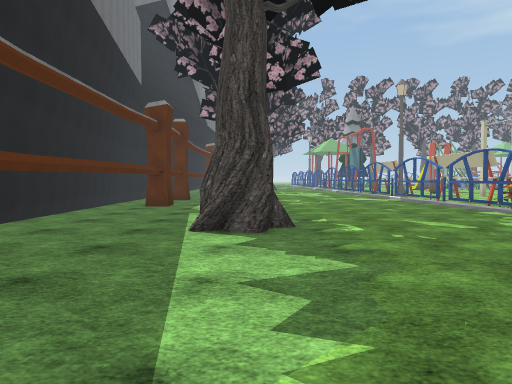
View 1 (above)

24 first-person views from a walk through a Unity game level. The camera is 1.4 m above the floor, tilts 2° down and sees 70° across. The floor is counted in squares, 2 m on a side. Each view is taken from the middle of a square. On the plan, view 1 faces up. The plan holds only what a view shows up to about 11 squares ahead; the rest is blank. The place goes on beyond the plan. The player character is not drawn. Some animated figures are not drawn. Some surface patterns are stand-ins.

View 2
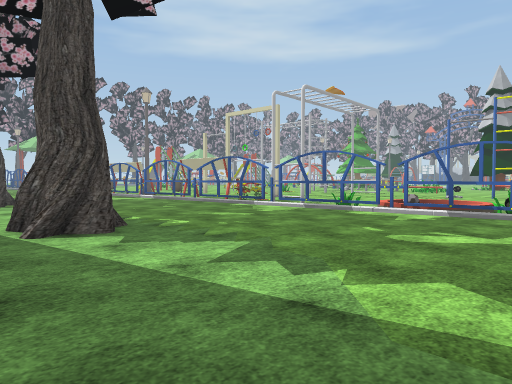

View 3
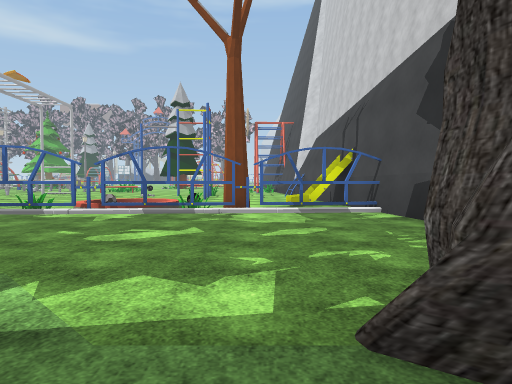

View 4
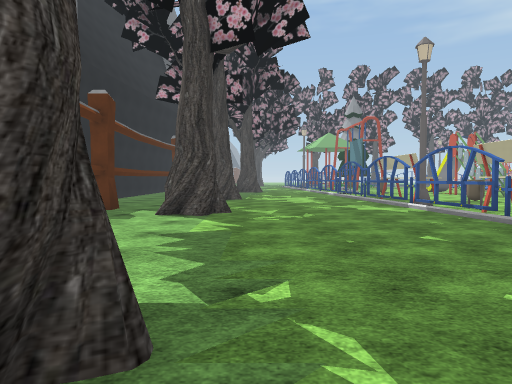

View 5
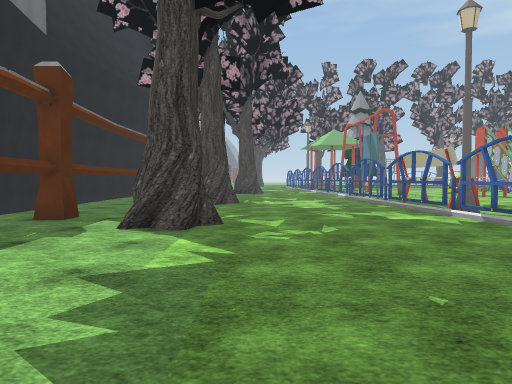

View 6
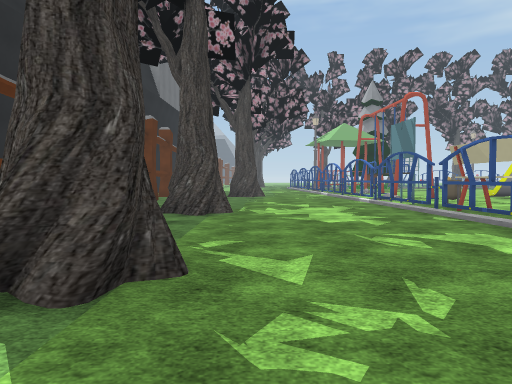

View 7
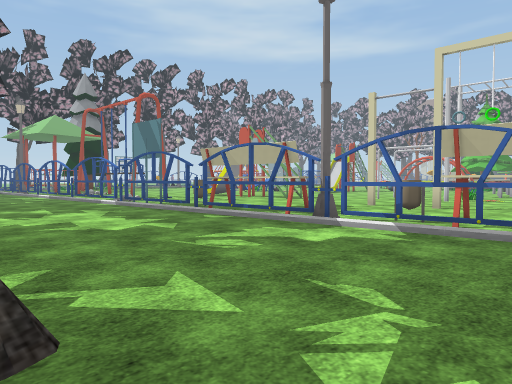

View 8
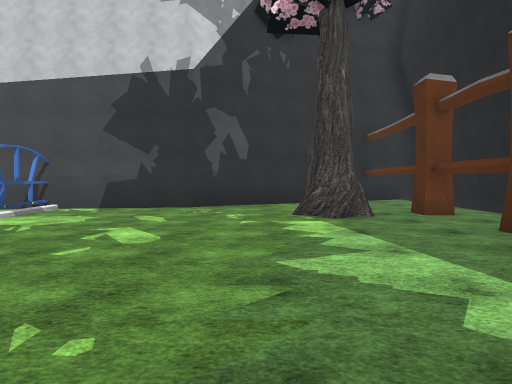

View 9
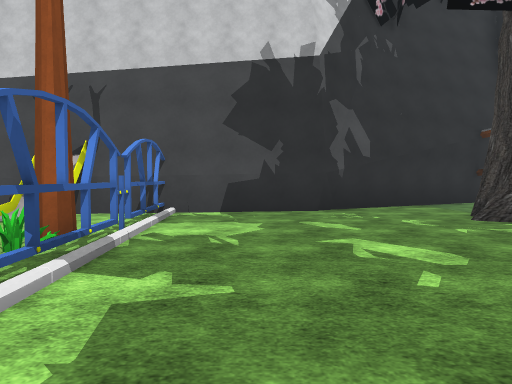

View 10
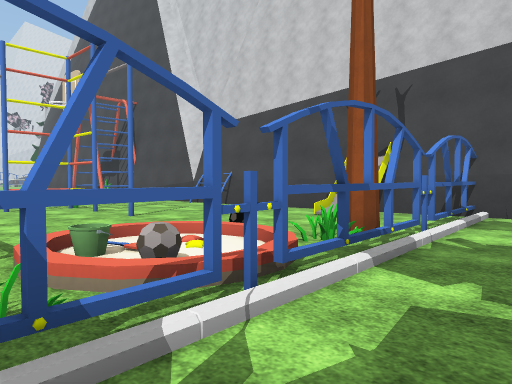

View 11
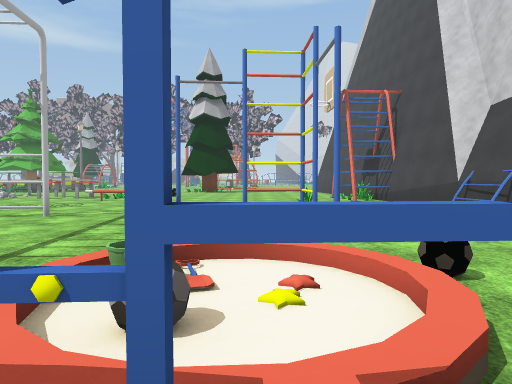

View 12
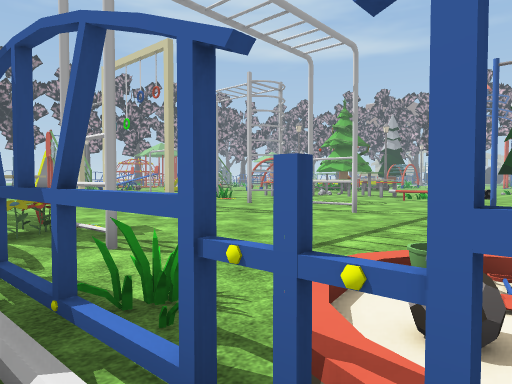

View 13
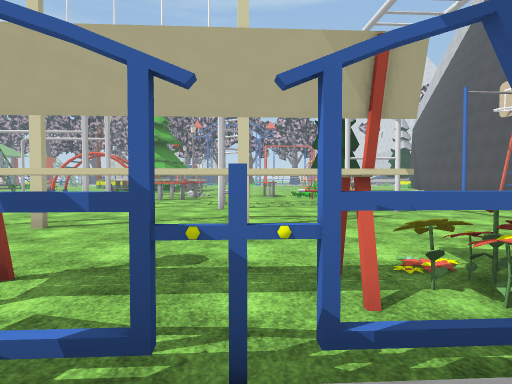

View 14
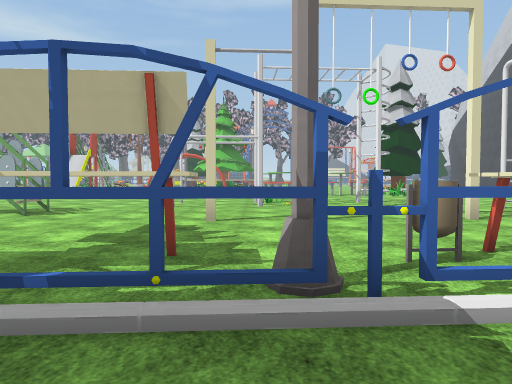

View 15
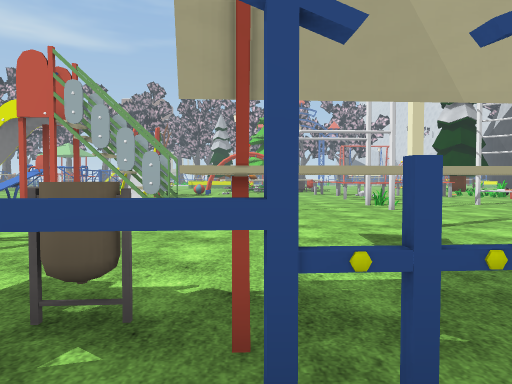

View 16
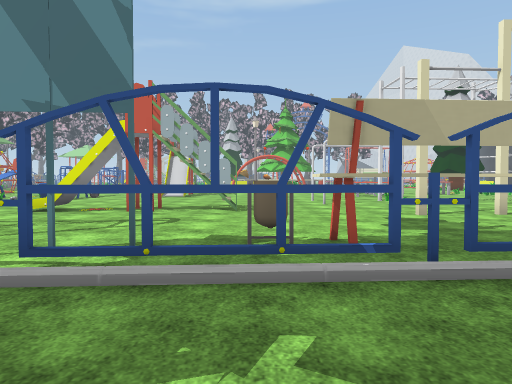

View 17
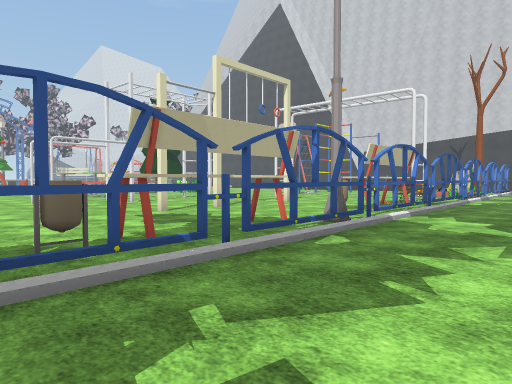

View 18
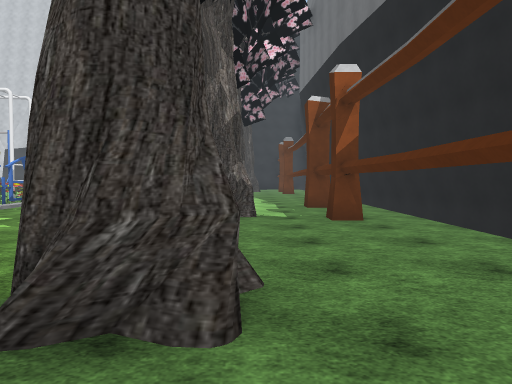

View 19
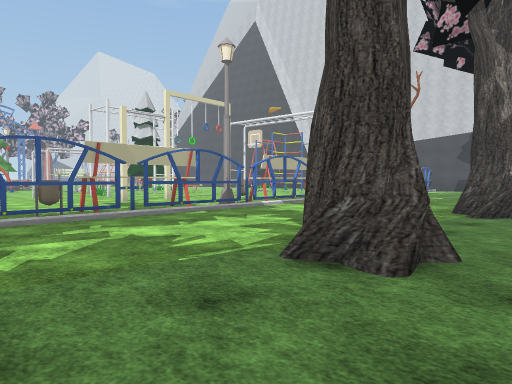

View 20
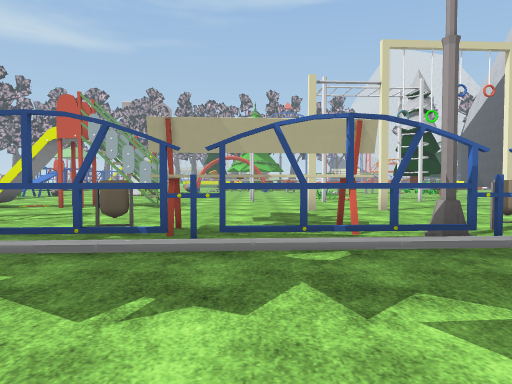

View 21
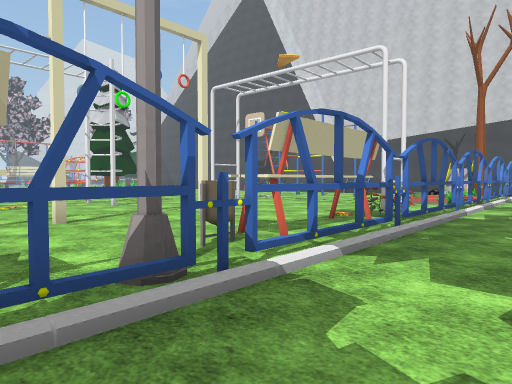

View 22
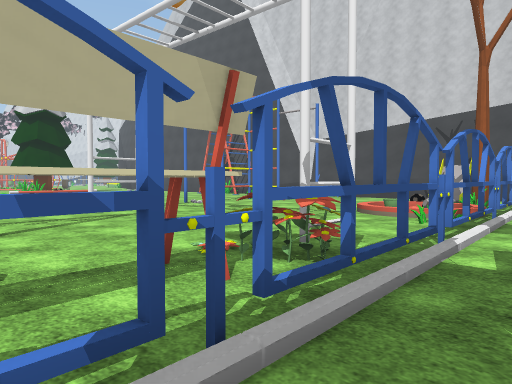

View 23
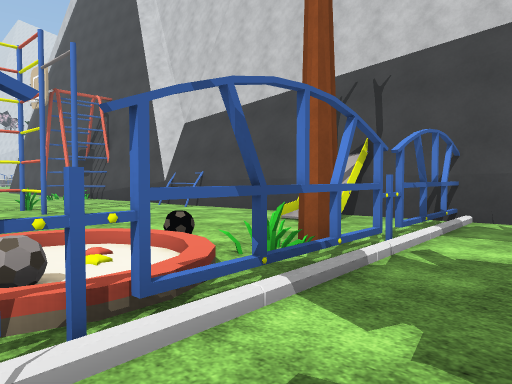

View 24
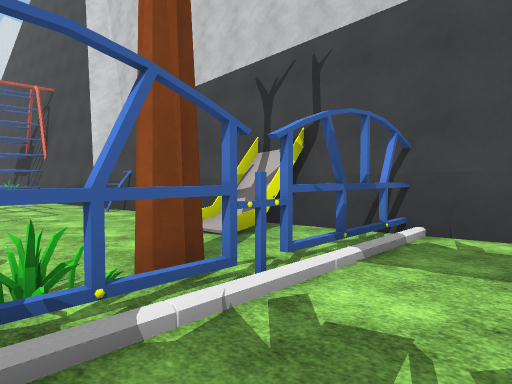

### Floor plan
Key: @ floor where view 1 was taken; # wall or solid block; x gap in a wall; . floor; / step, stairs or slope; = window, fence, low wall or low ledge; B bench; T thing the floor can be seen under or through; R tree; O other object.
Columns run from 3 left of view 1 to 17 right of it. Each row starts with its distance up from view 1.
 20  .......T....##...
 19  .......T....##...
 18  .......TT........
 17 #.RR....TB........
 16 #.......TB.....#.#
 15 #.......TB..#......
 14 #.......x......#.#.
 13 #.......T...#...O..
 12 #.R#....TB.........
 11 #.......TB......##.
 10 #.......TB..#...=...
  9 #.......TOO.........
  8 #.......TT.....#....=
  7 #.......T.#....#....
  6 #.RR....T.........
  5 #.RR.....T......#
  4 #........TT/....
  3  ........///....#.
  2  ........#/=..#.=...
  1 #........#..........
  0 #..@.....R.........
 -1 #.R#.....#./.......
 -2 #. #.....#.#########
 -3 #.....######
 -4 #..####
 -5 #.##
 -6 ###

Positions as (right, up) in squares from view 1, and headings:
1: (0, 0), facing up
2: (-2, 0), facing up-right
3: (-2, 0), facing right
4: (1, 4), facing up
5: (1, 6), facing up
6: (1, 9), facing up
7: (0, 10), facing up-right
8: (1, 6), facing down
9: (4, 5), facing down
10: (4, 5), facing down-right
11: (5, 3), facing right
12: (5, 3), facing up-right
13: (4, 10), facing right
14: (3, 14), facing right
15: (4, 17), facing right
16: (2, 18), facing right
17: (2, 19), facing down-right
18: (-1, 19), facing down
19: (-2, 20), facing down-right
20: (1, 16), facing right
21: (3, 15), facing down-right
22: (4, 11), facing down-right
23: (4, 4), facing down-right
24: (4, 2), facing down-right
